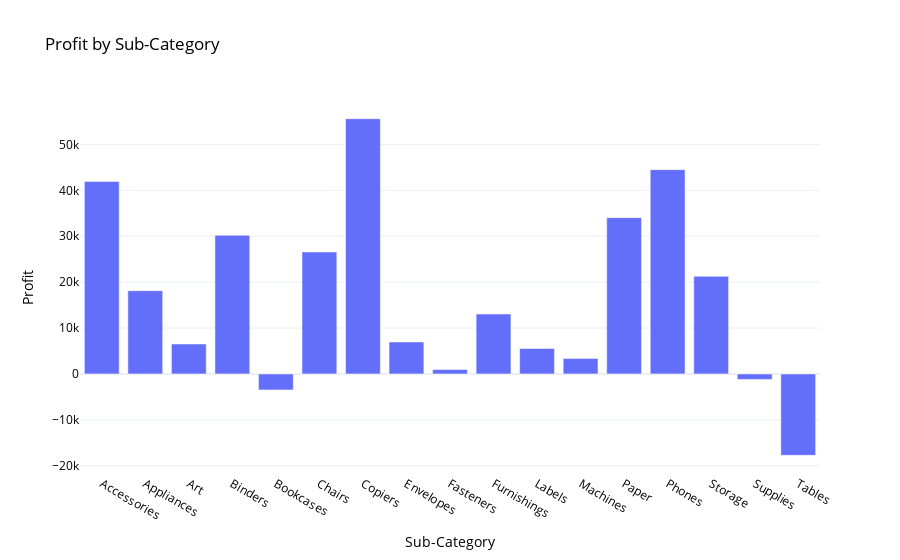

Notebook cell for this chart:
### Code cell
# visualizing profit by sub-category
fig = px.bar(profit_by_subcategory,
             x='Sub-Category',
             y='Profit',
             title='Profit by Sub-Category')

fig.update_layout(paper_bgcolor='white',
                  plot_bgcolor='white',
                  font=dict(color='black'),)

fig.show()

### Figure 1 — Plotly figure (JSON) as saved in the notebook; plotly's stock layout.template omitted (floating-point values rounded to 4 significant figures)
{"data": [{"hovertemplate": "Sub-Category=%{x}<br>Profit=%{y}<extra></extra>", "legendgroup": "", "marker": {"color": "#636efa", "pattern": {"shape": ""}}, "name": "", "orientation": "v", "showlegend": false, "textposition": "auto", "x": ["Accessories", "Appliances", "Art", "Binders", "Bookcases", "Chairs", "Copiers", "Envelopes", "Fasteners", "Furnishings", "Labels", "Machines", "Paper", "Phones", "Storage", "Supplies", "Tables"], "xaxis": "x", "y": [41940.0, 18140.0, 6528.0, 30220.0, -3473.0, 26590.0, 55620.0, 6964.0, 949.5, 13060.0, 5546.0, 3385.0, 34050.0, 44520.0, 21280.0, -1189.0, -17730.0], "yaxis": "y", "type": "bar"}], "layout": {"xaxis": {"anchor": "y", "domain": [0.0, 1.0], "title": {"text": "Sub-Category"}}, "yaxis": {"anchor": "x", "domain": [0.0, 1.0], "title": {"text": "Profit"}}, "legend": {"tracegroupgap": 0}, "title": {"text": "Profit by Sub-Category"}, "barmode": "relative", "font": {"color": "black"}, "paper_bgcolor": "white", "plot_bgcolor": "white"}}
